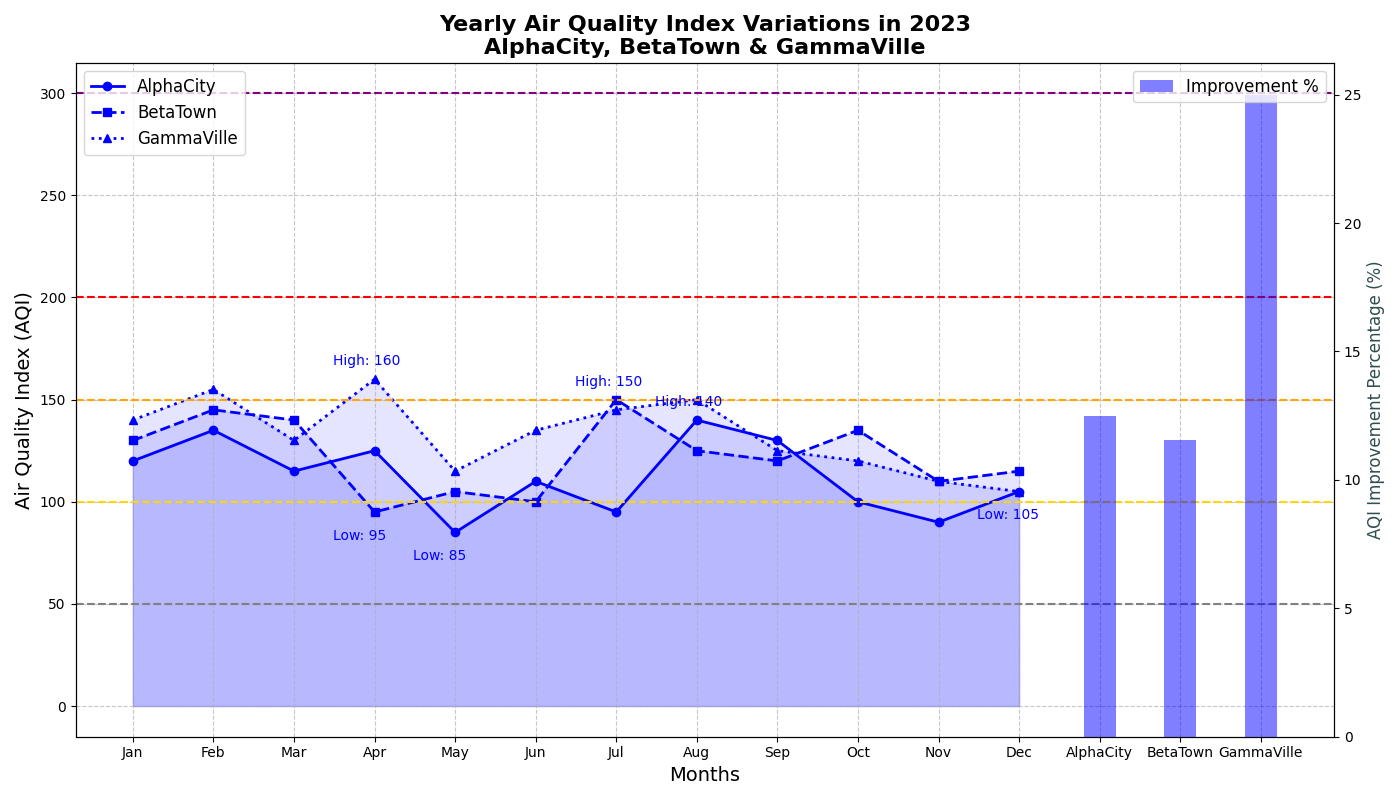

This figure's Python source:
import matplotlib.pyplot as plt
import numpy as np

months = np.array([
    'Jan', 'Feb', 'Mar', 'Apr', 'May', 'Jun', 
    'Jul', 'Aug', 'Sep', 'Oct', 'Nov', 'Dec'
])

alpha_city_aqi = np.array([120, 135, 115, 125, 85, 110, 95, 140, 130, 100, 90, 105])
beta_town_aqi = np.array([130, 145, 140, 95, 105, 100, 150, 125, 120, 135, 110, 115])
gamma_ville_aqi = np.array([140, 155, 130, 160, 115, 135, 145, 150, 125, 120, 110, 105])

fig, ax1 = plt.subplots(figsize=(14, 8))

ax1.plot(months, alpha_city_aqi, label='AlphaCity', color='blue', marker='o', linestyle='-', linewidth=2)
ax1.plot(months, beta_town_aqi, label='BetaTown', color='blue', marker='s', linestyle='--', linewidth=2)
ax1.plot(months, gamma_ville_aqi, label='GammaVille', color='blue', marker='^', linestyle=':', linewidth=2)

ax1.fill_between(months, alpha_city_aqi, color='blue', alpha=0.1)
ax1.fill_between(months, beta_town_aqi, color='blue', alpha=0.1)
ax1.fill_between(months, gamma_ville_aqi, color='blue', alpha=0.1)

ax1.set_title('Yearly Air Quality Index Variations in 2023\nAlphaCity, BetaTown & GammaVille', fontsize=16, fontweight='bold')
ax1.set_xlabel('Months', fontsize=14)
ax1.set_ylabel('Air Quality Index (AQI)', fontsize=14)

ax1.axhline(y=50, color='grey', linewidth=1.5, linestyle='--')
ax1.axhline(y=100, color='gold', linewidth=1.5, linestyle='--')
ax1.axhline(y=150, color='orange', linewidth=1.5, linestyle='--')
ax1.axhline(y=200, color='red', linewidth=1.5, linestyle='--')
ax1.axhline(y=300, color='purple', linewidth=1.5, linestyle='--')

ax1.grid(True, linestyle='--', alpha=0.7)

for city, aqi in [('AlphaCity', alpha_city_aqi),
                  ('BetaTown', beta_town_aqi),
                  ('GammaVille', gamma_ville_aqi)]:
    max_aqi = aqi.max()
    min_aqi = aqi.min()
    ax1.annotate(f"High: {max_aqi}", 
                 (months[aqi.argmax()], max_aqi), 
                 textcoords="offset points", xytext=(-30, 10), fontsize=10, color='blue')
    ax1.annotate(f"Low: {min_aqi}", 
                 (months[aqi.argmin()], min_aqi), 
                 textcoords="offset points", xytext=(-30, -20), fontsize=10, color='blue')

alpha_improvement = (alpha_city_aqi[0] - alpha_city_aqi[-1]) / alpha_city_aqi[0] * 100
beta_improvement = (beta_town_aqi[0] - beta_town_aqi[-1]) / beta_town_aqi[0] * 100
gamma_improvement = (gamma_ville_aqi[0] - gamma_ville_aqi[-1]) / gamma_ville_aqi[0] * 100

improvements = np.array([alpha_improvement, beta_improvement, gamma_improvement])
cities = ['AlphaCity', 'BetaTown', 'GammaVille']
ax2 = ax1.twinx()
ax2.bar(cities, improvements, color='blue', alpha=0.5, width=0.4, label='Improvement %')
ax2.set_ylabel('AQI Improvement Percentage (%)', fontsize=12, color='darkslategray')

ax1.legend(loc='upper left', fontsize=12)
ax2.legend(loc='upper right', fontsize=12)

plt.tight_layout()
plt.show()
